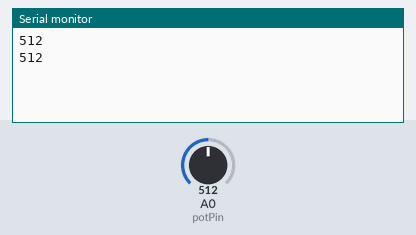
A sketch run on a simulated Arduino Uno, built with avr-gcc and run on an emulated ATmega328P. Parts: the last lines printed to the serial monitor. The inputs (shaded band) are chosen by the test bench; at power-on: A0 (potPin) = 512.

Above: at 1.8 s.
1.9 s: A0 (potPin) set to 716
At 2.8 s:
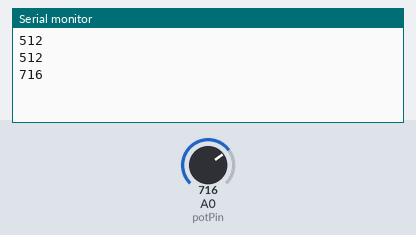
3.4 s: A0 (potPin) set to 900
At 4.7 s:
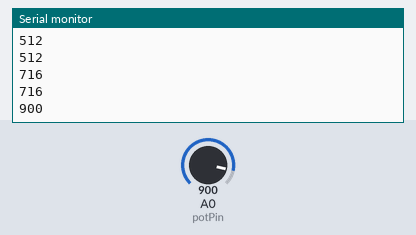
Timing chart, 0 to 6.4 s (numbered marks = the images above; inputs shaded):
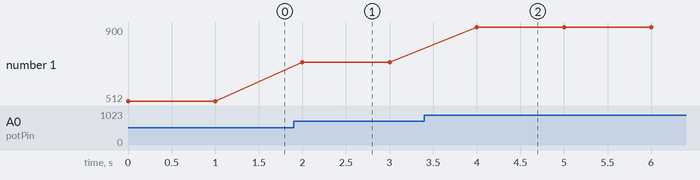

The sketch:

readPot.ino
```cpp
/*
 * Code to measure the potetntiometer resistance
 *
 Circuit:
 * Potentiometer connected to A0
 *
 */

 int potPin = A0; //potentiometer

void setup() {

  Serial.begin(9600);

}

void loop() {

  int analogVal;

  analogVal = analogRead(potPin);
  Serial.println(analogVal);

  delay(1000);

}
```

Measured:
- after the input at 1.9 s, the serial monitor: prints a new line after 0.10 s (image 1)
- after the input at 3.4 s, the serial monitor: prints a new line after 0.60 s (image 2)
- plotted number 1: 512 → 716 after the input at 1.9 s, 716 → 900 after the input at 3.4 s
